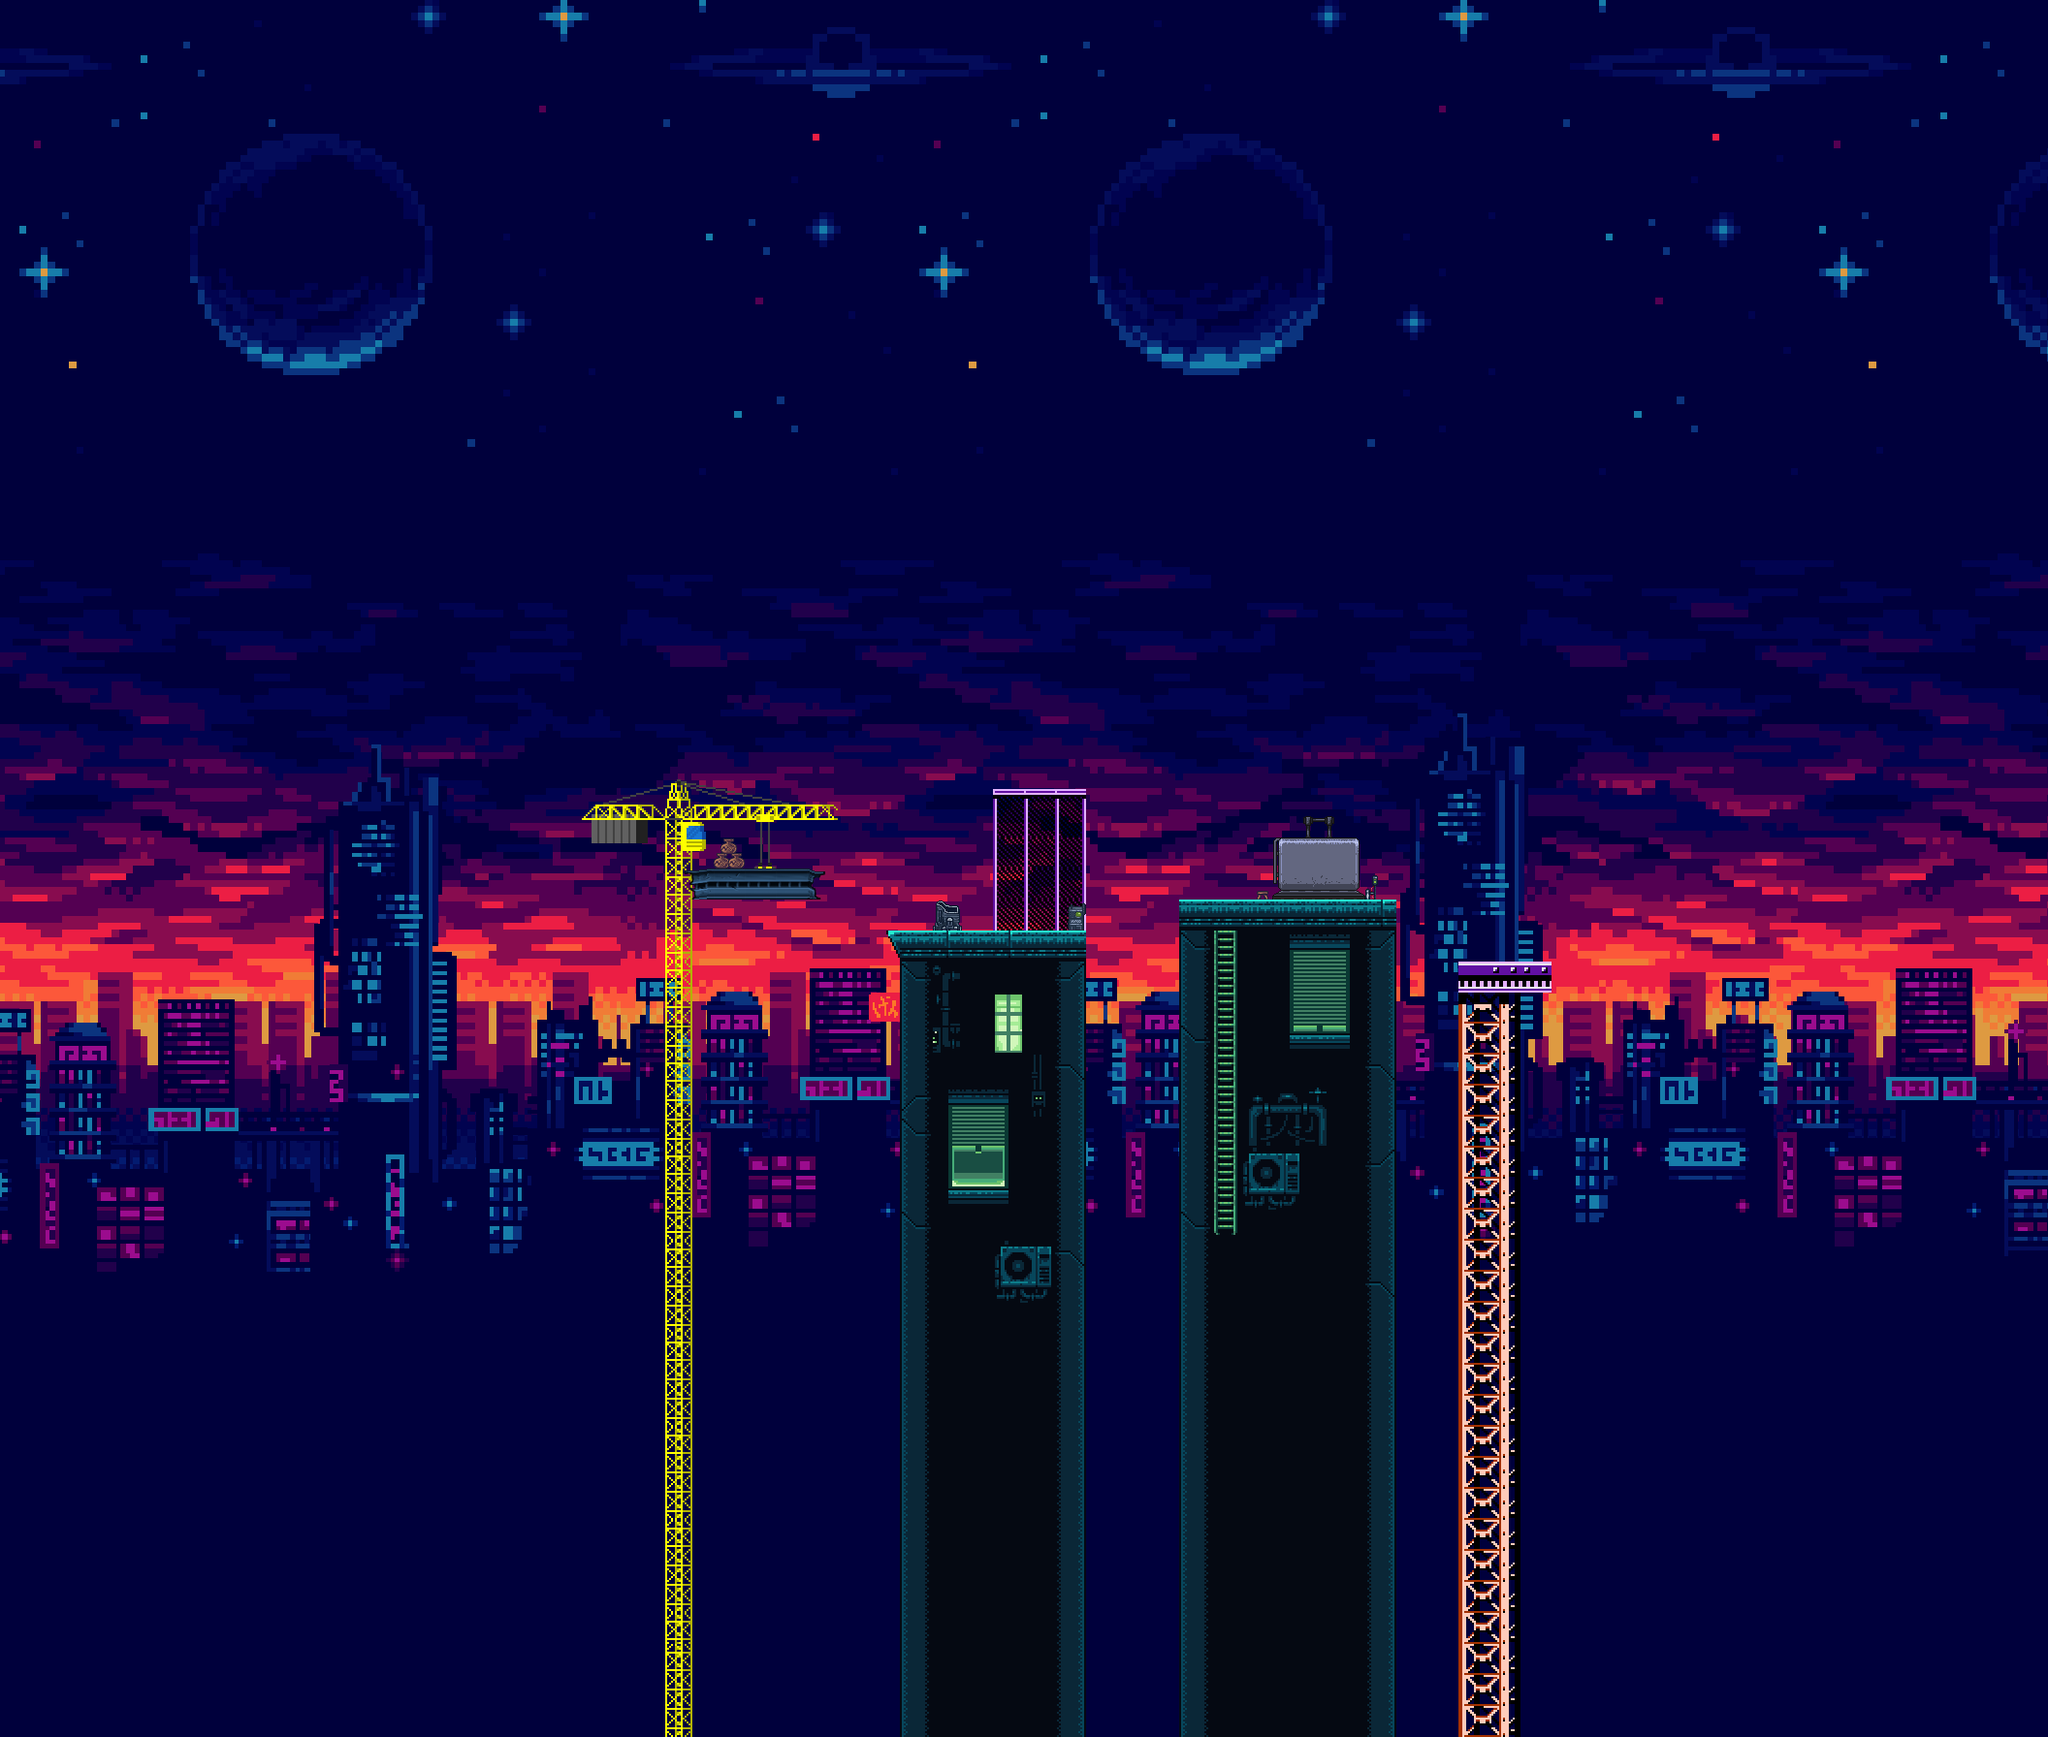

Tiled map render using the project's own tile images. Description and the map definition, with tile-layer contents summarised, below:
An orthogonal 66x56 tile map with 32x32 px tiles, 5 tile layers (background, buildings-close, deco, houses, ...), 13 tilesets and 10 objects (4x platform, 3x solid, player, Center, gunbox).

<map version="1.10" tiledversion="1.10.2" orientation="orthogonal" renderorder="right-down" width="66" height="56" tilewidth="32" tileheight="32" infinite="0" nextlayerid="25" nextobjectid="55">
 <tileset firstgid="1" source="backrounds/backroundtmx/desert-background.tsx" />
 <tileset firstgid="2761" name="desert" tilewidth="32" tileheight="32" tilecount="1024" columns="32">
  <image source="tilesets/desert-ruins.png" width="1024" height="1024" />
 </tileset>
 <tileset firstgid="3785" source="tilesets as .tsx/test_tiles2.tsx" />
 <tileset firstgid="4685" source="tilesets as .tsx/test_tiles.tsx" />
 <tileset firstgid="5585" source="tilesets as .tsx/test_tiles3.tsx" />
 <tileset firstgid="6485" source="tilesets as .tsx/test_tiles4.tsx" />
 <tileset firstgid="7385" source="tilesets as .tsx/desert.tsx" />
 <tileset firstgid="8409" source="backrounds/backroundtmx/skyline-b.tsx" />
 <tileset firstgid="10004" source="backrounds/backroundtmx/buildings.tsx" />
 <tileset firstgid="10382" source="tilesets as .tsx/city.tsx" />
 <tileset firstgid="10766" source="tilesets as .tsx/banner.tsx" />
 <tileset firstgid="10770" source="tilesets as .tsx/crane.tsx" />
 <tileset firstgid="10870" source="tilesets as .tsx/city-platform.tsx" />
 <layer id="20" name="background" width="66" height="56">
  <data>[3696 cells, 3696 non-empty, 1393 distinct tile ids]</data>
 </layer>
 <layer id="21" name="buildings-close" width="66" height="56">
  <data>[3696 cells, 1897 non-empty, 381 distinct tile ids]</data>
 </layer>
 <layer id="23" name="deco" width="66" height="56">
  <data>[3696 cells, 93 non-empty, 43 distinct tile ids]</data>
 </layer>
 <layer id="22" name="houses" width="66" height="56">
  <data>[3696 cells, 346 non-empty, 53 distinct tile ids]</data>
 </layer>
 <layer id="24" name="platform" width="66" height="56">
  <data>[3696 cells, 59 non-empty, 13 distinct tile ids]</data>
 </layer>
 <objectgroup id="2" name="objects">
  <object id="15" name="player" x="1088" y="800" width="32" height="64" />
  <object id="16" name="Center" x="1088" y="864">
   <point />
  </object>
  <object id="37" name="platform" x="704" y="928">
   <polygon points="0,0 146.396,0 146.396,-32 0,-32" />
  </object>
  <object id="44" name="solid" x="928" y="960">
   <polygon points="0,0 192,0 192,832 0,832" />
  </object>
  <object id="45" name="solid" x="1216" y="928">
   <polygon points="0,0 224.073,0 224.073,862.257 0,862.257" />
  </object>
  <object id="46" name="platform" x="1504" y="1024">
   <polygon points="0,0 96.0146,0 96.0146,-32 0,-32" />
  </object>
  <object id="50" name="solid" x="928" y="960">
   <polygon points="0,0 -15.2222,0 0,32" />
  </object>
  <object id="52" name="platform" x="1312" y="896">
   <polygon points="0,0 88.7327,0 88.7327,-32 0,-32" />
  </object>
  <object id="54" name="platform" x="1023.79" y="846.194">
   <polygon points="0,0 96.0204,0 96.0204,-32 0,-32" />
  </object>
  <object id="55" name="gunbox" x="1236" y="802" width="32" height="32" />
 </objectgroup>
</map>
